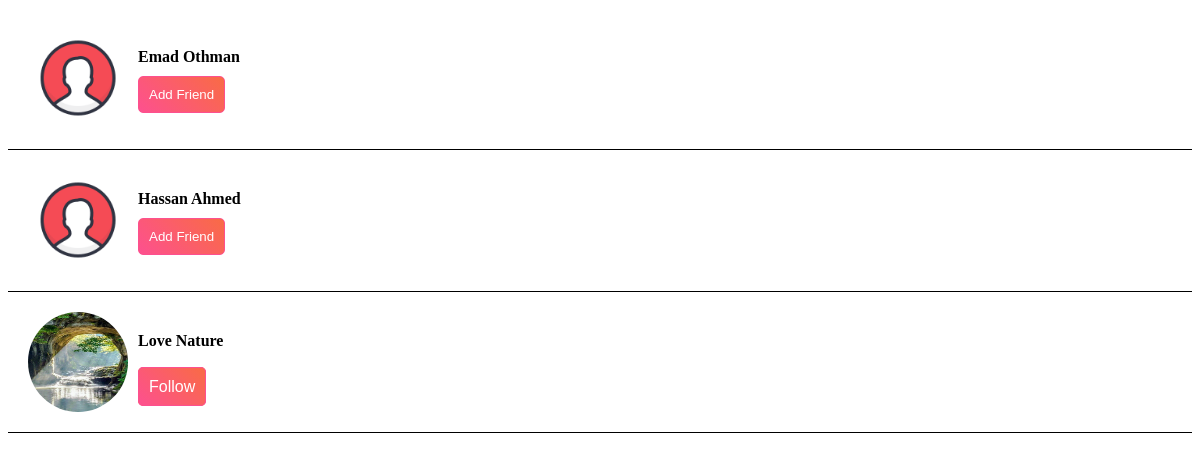
Screenshot of /search.php (signed in) with the database file from the repository.
### tables this page shows
CREATE TABLE `users` (
  `ID` int(11) NOT NULL,
  `UserID` varchar(200) NOT NULL,
  `UserEmail` varchar(200) NOT NULL,
  `UserPassword` varchar(50) NOT NULL,
  `UserName` varchar(50) NOT NULL,
  `UserPhoto` varchar(500) NOT NULL DEFAULT 'imgs/user.png',
  `BirthDay` int(2) NOT NULL,
  `BirthMon` int(2) NOT NULL,
  `BirthYear` int(4) NOT NULL,
  `UserFav` varchar(300) NOT NULL,
  `UserStatus` varchar(10) NOT NULL DEFAULT 'offline',
  `TypeStatus` int(1) NOT NULL DEFAULT 0
);

CREATE TABLE `pages` (
  `ID` int(10) NOT NULL,
  `PageName` varchar(200) NOT NULL,
  `PageID` varchar(200) NOT NULL,
  `UserID` varchar(200) NOT NULL,
  `PageType` varchar(200) NOT NULL,
  `PageDes` varchar(500) NOT NULL,
  `PageImage` varchar(1000) NOT NULL DEFAULT 'imgs/noimage.png',
  `Followers` int(11) NOT NULL DEFAULT 0
);

### search.php (the view, shortened to what this page needs)
<?php
  require_once "config.php";
  $searchKey = $_REQUEST['key'];
  $UserEmail = $_SESSION['UserEmail'];
  $UserName = $_SESSION['UserName'];
  $sqlsu = "SELECT * FROM users WHERE (UserEmail LIKE '%{$searchKey}%' OR UserName LIKE '%{$searchKey}%' OR UserID LIKE '%{$searchKey}%') AND (UserEmail != '$UserEmail' OR UserName != '$UserName')";
  $result = mysqli_query($conn, $sqlsu);
    if ($result->num_rows > 0) {
      while ($row = $result->fetch_assoc()) {
        echo '
          <div class="res-box">
            <div class="image">
              <img src="' . $row['UserPhoto'] . '"/>
            </div>
            <div class="info">
              <p class="username">' . $row['UserName'] . '</p>
              <div class="action">
                <form action="search.php?re=1" method="POST">
                  <button name="add" value="' . $row['UserID'] . ' type="submit"><i class="fa fa-plus"></i> Add Friend</button>
                </form>
              </div>
            </div>
          </div>
        ';
      }
    }
    $sqlSearchPages = "SELECT * FROM pages WHERE PageName LIKE '%{$searchKey}%' OR PageType LIKE '%{$searchKey}%'";
    $resultpages = mysqli_query($conn, $sqlSearchPages);
    if ($resultpages->num_rows > 0) {
      while ($rowpages = $resultpages->fetch_assoc()) {
        echo '
          <div class="res-box">
            <div class="image">
              <img src="' . $rowpages['PageImage'] . '"/>
            </div>
            <div class="info">
              <p class="username">' . $rowpages['PageName'] . '</p>
              <div class="action">
                <form action="search.php?re=2" method="POST">
                ';
                $sqlCFS = "SELECT * FROM pagefollowers WHERE UserID = '{$_SESSION['ID']}' AND PageID = '{$rowpages['PageID']}'";
                $resultCFS = mysqli_query($conn, $sqlCFS);
                if ($resultCFS->num_rows > 0) {
                  $followfix = "Unfollow";
                } else {
                  $followfix = "Follow";
                }
                echo '
                <br/>
                  <span onclick="follow(' . $rowpages['PageID'] . ')" name="follow" type="submit"><i class="fa fa-link"></i> ' . $followfix . '</span>
                <input type="hidden" value="' . $rowpages['PageID'] . '"/>
                </form>
              </div>
            </div>
          </div>
        ';
      }
    }
  ?>

### search.php (style rules this page uses)
.res-box { padding: 20px; overflow: hidden; border-bottom: 1px solid #000; }
.res-box .image { float: left; width: 100px; height: 100px; margin-right: 10px; }
.res-box .image img { width: 100%; height: 100%; border-radius: 50%; }
.res-box .info { margin-top: 20px; }
.res-box .info .username { font-weight: bold; margin-bottom: 10px; }
.res-box .action span, .res-box .action button { padding: 10px; font-family: ubuntu, arial; background: linear-gradient(45deg, #fd508f, #f96b45); color: #fff; border: 1px solid #fd508f; border-radius: 5px; cursor: pointer; transition: all .3; }

### rows the page displays
users: UserPhoto (placeholder picture), UserName "Emad Othman"
users: UserPhoto (placeholder picture), UserName "Hassan Ahmed"
pages: PageImage (picture), PageName "Love Nature", followfix "Follow"
